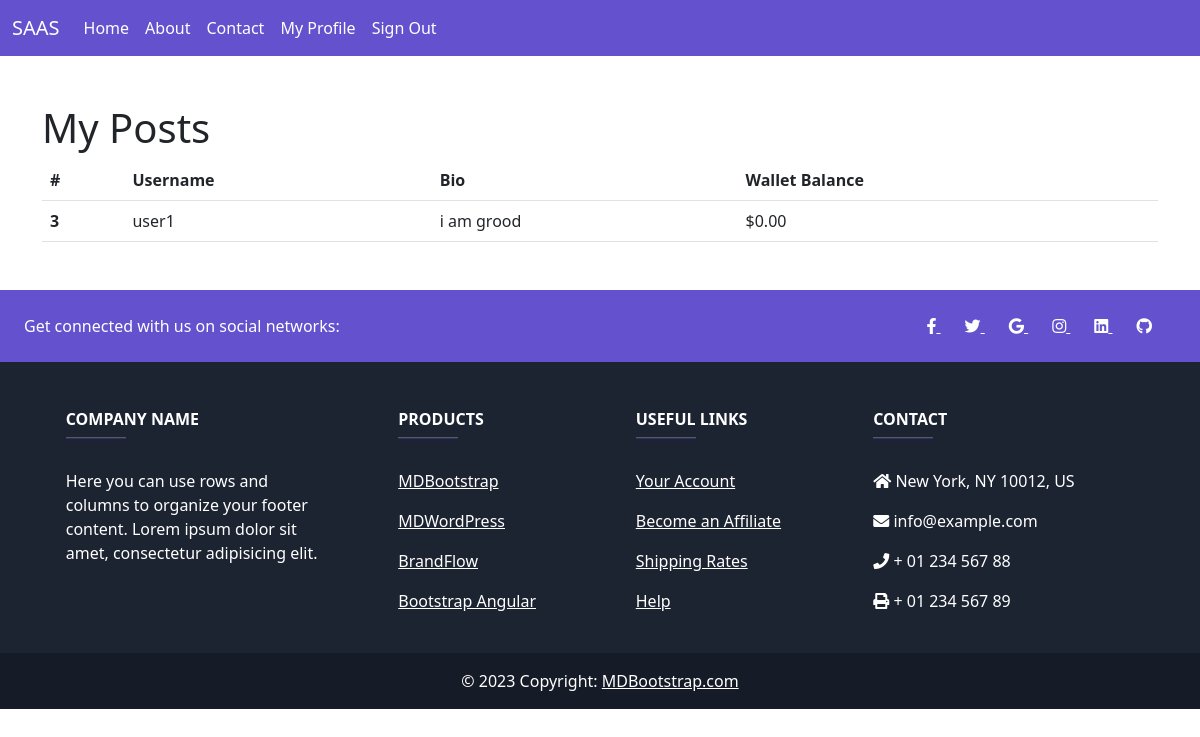
The app's page /details/ (signed in) with its own data.
### wallets/models.py (models this page shows, shortened)
class UserProfile(models.Model):
    user = models.OneToOneField(User, on_delete=models.CASCADE)
    bio = models.TextField(blank=True)
    wallet_balance = models.DecimalField(max_digits=10, decimal_places=2, default=0.0)

### wallets/views.py (the view)
# urls.py: path('details/', second_page, name='second_page'),
@login_required
def second_page(request):
    try:
        user_details = UserProfile.objects.get(user=request.user)
    except UserProfile.DoesNotExist:
        user_details = None
    context = {'user_details': user_details}
    return render(request, 'details.html', context)

### templates/details.html
{% extends 'base.html' %}
{% block content %}
<div class="container mt-5">
    <h1>My Posts</h1>
    <table class="table">
        <thead>
          <tr>
            <th scope="col">#</th>
            <th scope="col">Username</th>
            <th scope="col">Bio</th>
            <th scope="col">Wallet Balance</th>
          </tr>
        </thead>
        <tbody>
          <tr>
            <th scope="row">{{ user.id }}</th>
            <td>{{ user_details.user.username }}</td>
            <td>{{ user_details.bio }}</td>
            <td>${{ user_details.wallet_balance }}</td>
          </tr>
        </tbody>
      </table>
</div>
{% endblock content %}

### records on screen
UserProfile: user.username "user1", bio "i am grood", wallet_balance "0.00"

### other values on screen
{{ user.id }} "3"
